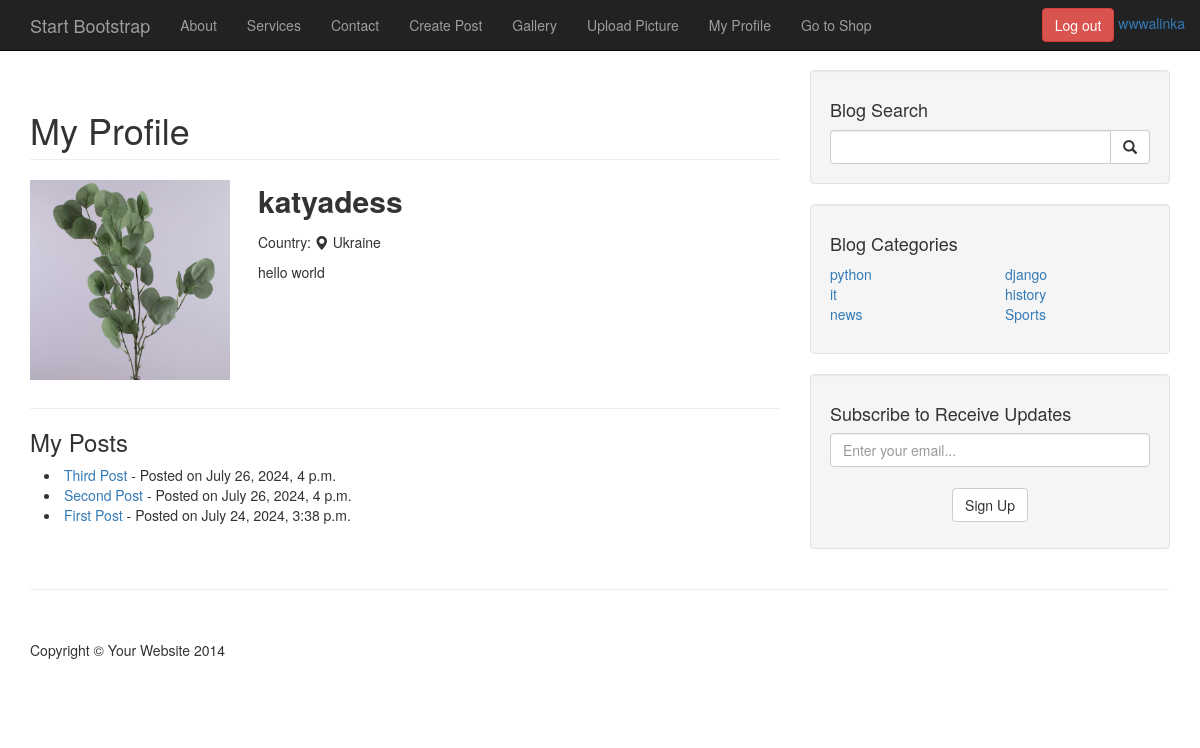
The app's page /user_profile/katyadess/ (signed in) with its own data.
### blog/models.py (models this page shows, shortened)
class UserProfile(models.Model):
    user = models.OneToOneField(User, on_delete=models.CASCADE, related_name='profile')
    avatar = models.ImageField(upload_to='photos', null=True, blank=True)
    country = models.CharField(max_length=50, verbose_name='Country')
    bio = models.TextField(verbose_name='About Me')
    class Meta:
        verbose_name = 'Profile'
        verbose_name_plural = 'Profiles'

class Post(models.Model):
    title = models.CharField(max_length=50, verbose_name='Post Title')
    image = models.ImageField(upload_to='photos', blank=True, null=True, verbose_name='Preview image')
    content = models.TextField(verbose_name='content')
    publish_date = models.DateTimeField(auto_now_add=True, verbose_name='publish_date')
    last_modified = models.DateTimeField(auto_created=True, verbose_name='last_modified', null=True, blank=True)
    first_post_image = models.ImageField(upload_to='photos', blank=True, null=True, verbose_name='First Post Image')
    second_post_image = models.ImageField(upload_to='photos', blank=True, null=True, verbose_name='Second Post Image')
    category = models.ForeignKey(Category, on_delete=models.CASCADE, verbose_name='category')
    user = models.ForeignKey(UserProfile, on_delete=models.CASCADE, verbose_name='author', related_name='posts', null=True)
    tags = models.ManyToManyField(Tag, verbose_name='tags', related_name='posts')
    likes = models.ManyToManyField(User, related_name='blog_posts', verbose_name='likes')
    class Meta:
        verbose_name = 'Post'
        verbose_name_plural = 'Posts'

class Category(models.Model):
    name = models.CharField(max_length=30, verbose_name='category_name')
    class Meta:
        verbose_name = 'Category'
        verbose_name_plural = 'Categories'

### blog/views.py (the view)
# urls.py: path('user_profile/<str:username>/', views.user_profile, name='user_profile'),
def user_profile(request, username=None):
     if not request.user.is_authenticated:
         return redirect('register')
     user = get_object_or_404(User, username=username)
     profile = get_object_or_404(UserProfile, user=user)
     posts = Post.objects.filter(user=profile).order_by('-publish_date')
     comments = Comment.objects.filter(user=user).order_by('-post__publish_date')
     sign_up_form = SignUpForm()
     context = {'sign_up_form': sign_up_form, 'profile': profile, 'posts': posts, 'comments': comments}
     context.update(get_category())
     return render(request, 'blog/user_profile.html', context)

### blog/forms.py
class SignUpForm(forms.ModelForm):
    class Meta:
        model = Subscriber
        fields = ['email']
        widgets = {
            'email': forms.EmailInput(attrs={
            'class': 'form-control',
            'placeholder': 'Enter your email...',
            })
        }

### blog/views.py (called while the page is built)
def get_category():
     cats = Category.objects.all()
     half = cats.count() // 2
     first_half = cats[:half]
     second_half = cats[half:]
     return {'cats1': first_half, 'cats2': second_half}

### cart/context_processors.py (called while the page is built)
def cart(request):
    return {'Cart': Cart(request)}

### templates/blog/user_profile.html (shortened to what this page needs)
{% extends "blog/base.html" %}
{% block css_links %}
{% load static %}
<link rel="stylesheet" href="{% static "blog/css/blog-user_profile.css" %}">
{% endblock css_links %}
{% block content %}
<h1 class="page-header">My Profile</h1>
<div class="profile">
    {% if profile.avatar %}
        <img class="img-responsive" style='max-width: 200px' src="{{profile.avatar.url}}" alt="avatar">
    {% else %}
        <img class="img-responsive" style='max-width: 200px' src="https://i.sstatic.net/34AD2.jpg" alt="avatar">
    {% endif %}
    <div class="profile-info">
        <p>{{profile.user.username}}</p>
        <p>Country: <i class="bi bi-geo-alt-fill"></i> {{profile.country}}</p>
        <p>{{profile.bio}}</p>
    </div>
</div>
<hr>
<h3>My Posts</h3>
<div class="posts">
    {% if posts %}
        {% for post in posts %}
            <li class="post">
                <a href="{% url "post" id=post.pk %}">{{ post.title }}</a> - Posted on {{post.publish_date}}
            </li>
        {% endfor %}
    {% else %}
        <p>You have no posts yet.</p>
    {% endif %}
</div>
{% endblock content %}

### templates/blog/base.html (shortened to what this page needs)
<!DOCTYPE html>
<html lang="en">
<head>
    {% load static %}
    <link href="{% static 'blog/css/bootstrap.min.css' %}" rel="stylesheet">
    <link href="https://cdn.jsdelivr.net/npm/select2@4.1.0-rc.0/dist/css/select2.min.css" rel="stylesheet" />
    <link rel="stylesheet" href="https://cdn.jsdelivr.net/npm/bootstrap-icons@1.11.3/font/bootstrap-icons.min.css">
    <link href="{% static 'blog/css/blog-home.css' %}" rel="stylesheet">
    <link rel="stylesheet" href={% static 'blog/css/blog-home-custom.css' %}>
    {% block css_links %}
    {% endblock css_links %}
</head>
<body>
    <nav class="navbar navbar-inverse navbar-fixed-top" role="navigation">
        <div class="container">
            <div class="navbar-header">
                <a class="navbar-brand" href="{% url "index" %}">Start Bootstrap</a>
            </div>
            <div class="collapse navbar-collapse" id="bs-example-navbar-collapse-1">
                <ul class="nav navbar-nav">
                    <li>
                        <a href="{% url "about" %}">About</a>
                    </li>
                    <li>
                        <a href="{% url "services" %}">Services</a>
                    </li>
                    <li>
                        <a href="{% url "contact" %}">Contact</a>
                    </li>
                    {% if user.is_authenticated and user.profile.id %}
                    <li>
                        <a href="{% url "postform" %}">Create Post</a>
                    </li>
                    {% endif %}
                    <li>
                        <a href="{% url "gallery" %}">Gallery</a>
                    </li>
                    <li>
                        <a href="{% url "uploads" %}">Upload Picture</a>
                    </li>
                    {% if user.is_authenticated %}
                        {% if user.profile.id %}
                        <li>
                            <a href="{% url "user_profile" user.username %}">My Profile</a>
                        </li>
                        {% else %}
                        <li>
                            <a href="{% url "create_profile" %}">Create Profile</a>
                        </li>
                        {% endif %}
                    {% endif %}
                    <li>
                        <a href="{% url 'shop:product_list' %}">Go to Shop</a>
                    </li>
                </ul>
                {% include "blog/toggle_login.html" %}
            </div>
        </div>
    </nav>
    <div class="container">
        <div class="row">
            <div class="col-md-8">
                {% block content%}
                {% endblock %}
            </div>
            <div class="col-md-4">
                <div class="well">
                    <h4>Blog Search</h4>
                    <form class="input-group" method='GET' action="{% url 'search' %}">
                        <input type="search" name='query' class="form-control">
                        <span class="input-group-btn">
                            <button class="btn btn-default" type="submit">
                                <span class="glyphicon glyphicon-search"></span>
                            </button>
                        </span>
                    </form>
                </div>
                <div class="well">
                    <h4>Blog Categories</h4>
                    <div class="row">
                        <div class="col-lg-6">
                            <ul class="list-unstyled">
                                {% for category in cats1 %}
                                <li><a href="{% url 'category' category.name %}">{{category.name}}</a></li>
                                {% endfor %}
                            </ul>
                        </div>
                        <div class="col-lg-6">
                            <ul class="list-unstyled">
                                {% for category in cats2 %}
                                <li><a href="{% url 'category' category.name %}">{{category.name}}</a></li>
                                {% endfor %}
                            </ul>
                        </div>
                    </div>
                </div>
                <div class="well subscribe">
                    <h4>Subscribe to Receive Updates</h4>
                    <form method='POST' class='sign_up_form'>
                       {{ sign_up_form.email }}
                       <div class="btn">
                           <button type="submit" class="btn btn-default">Sign Up</button>
                       </div>
                    </form>
                </div>
            </div>
        </div>
        <hr>
        <footer>
            <div class="row">
                <div class="col-lg-12">
                    <p>Copyright &copy; Your Website 2014</p>
                </div>
            </div>
        </footer>
    </div>
</body>
</html>

### templates/blog/toggle_login.html (shortened to what this page needs)
{% if user.is_authenticated %}
    <div class="navbar-form navbar-right">
        <ul class='nav navbar-nav navbar-right'>
            <a href="{% url "blog_logout" %}" class='btn btn-danger'>Log out</a>
            <a href="{% url "profile" %}">{{user}}</a>
        </ul>
    </div>
{% endif %}

### static/blog/css/blog-home.css (style rules this page uses)
body { padding-top: 70px; }
footer { margin: 50px 0; }

### static/blog/css/blog-home-custom.css (style rules this page uses)
.sign_up_form { display: flex; flex-direction: column; align-items: center; justify-content: center; gap: 1em; }

### static/blog/css/blog-user_profile.css (style rules this page uses)
.profile { display: flex; gap: 2em; margin-bottom: 2em; }
.profile-info p:first-child { font-size: 30px; font-weight: 600; }
.posts { flex-direction: column; display: flex; margin-bottom: 2em; }
.posts .post { margin-left: 1em; }

### records on screen
UserProfile: avatar (picture), user.username "katyadess", country "Ukraine", bio "hello world"
Post: title "Third Post", publish_date "July 26, 2024, 4 p.m."
Post: title "Second Post", publish_date "July 26, 2024, 4 p.m."
Post: title "First Post", publish_date "July 24, 2024, 3:38 p.m."
Category: name "python"
Category: name "it"
Category: name "news"
Category: name "django"
Category: name "history"
Category: name "Sports"

### other values on screen
{{ user }} "wwwalinka"
